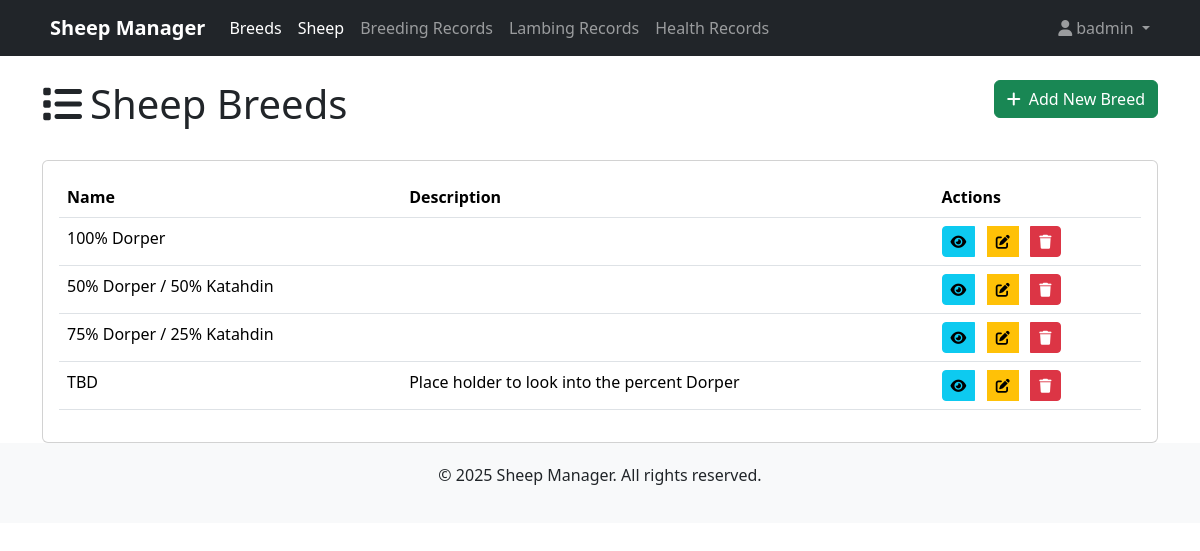
The page /sheep/breeds/ (signed in) on the database its author committed.
### sheep/models.py (models this page shows, shortened)
class Breed(models.Model):
    name = models.CharField(max_length=100, default='Dorper', unique=True)
    description = models.TextField(blank=True)

### sheep/views.py (the view)
# urls.py: path('breeds/', views.BreedListView.as_view(), name='breed-list'),
class BreedListView(LoginRequiredMixin, ListView):
    model = Breed
    template_name = 'sheep/breed_list.html'
    context_object_name = 'breeds'
    ordering = ['name']

### sheep/templates/sheep/breed_list.html (shortened to what this page needs)
{% extends 'base.html' %}
{% block content %}
<div class="row mb-4">
    <div class="col-md-8">
        <h1><i class="fas fa-list me-2"></i>Sheep Breeds</h1>
    </div>
    <div class="col-md-4 text-end">
        <a href="{% url 'breed-create' %}" class="btn btn-success">
            <i class="fas fa-plus me-2"></i>Add New Breed
        </a>
    </div>
</div>
<div class="card">
    <div class="card-body">
        {% if breeds %}
            <div class="table-responsive">
                <table class="table table-hover">
                    <thead>
                        <tr>
                            <th>Name</th>
                            <th>Description</th>
                            <th>Actions</th>
                        </tr>
                    </thead>
                    <tbody>
                        {% for breed in breeds %}
                            <tr>
                                <td>{{ breed.name }}</td>
                                <td>{{ breed.description|truncatechars:100 }}</td>
                                <td>
                                    <div class="btn-group" role="group">
                                        <a href="{% url 'breed-detail' breed.id %}" class="btn btn-sm btn-info">
                                            <i class="fas fa-eye"></i>
                                        </a>
                                        <a href="{% url 'breed-update' breed.id %}" class="btn btn-sm btn-warning">
                                            <i class="fas fa-edit"></i>
                                        </a>
                                        <a href="{% url 'breed-delete' breed.id %}" class="btn btn-sm btn-danger">
                                            <i class="fas fa-trash"></i>
                                        </a>
                                    </div>
                                </td>
                            </tr>
                        {% endfor %}
                    </tbody>
                </table>
            </div>
        {% else %}
            <div class="alert alert-info">
                No breeds have been added yet. <a href="{% url 'breed-create' %}">Add your first breed</a>.
            </div>
        {% endif %}
    </div>
</div>
{% endblock %}

### sheepflock/templates/base.html (shortened to what this page needs)
<!DOCTYPE html>
<html lang="en">
<head>
    <link href="https://cdn.jsdelivr.net/npm/bootstrap@5.3.2/dist/css/bootstrap.min.css" rel="stylesheet">
    <link rel="stylesheet" href="https://cdnjs.cloudflare.com/ajax/libs/font-awesome/6.4.2/css/all.min.css">
</head>
<body>
    <header>
        <nav class="navbar navbar-expand-lg navbar-dark bg-dark">
            <div class="container">
                <a class="navbar-brand" href="{% url 'home' %}">
                    Sheep Manager
                </a>
                <div class="collapse navbar-collapse" id="navbarNav">
                    <ul class="navbar-nav">
                        <li class="nav-item">
                            <a class="nav-link {% if 'breeds' in request.path %}active{% endif %}" href="{% url 'breed-list' %}">Breeds</a>
                        </li>
                        <li class="nav-item">
                            <a class="nav-link {% if 'sheep/' in request.path %}active{% endif %}" href="{% url 'sheep-list' %}">Sheep</a>
                        </li>
                        <li class="nav-item">
                            <a class="nav-link {% if 'breeding/' in request.path %}active{% endif %}" href="{% url 'breeding-record-list' %}">Breeding Records</a>
                        </li>
                        <li class="nav-item">
                            <a class="nav-link {% if 'lambing/' in request.path %}active{% endif %}" href="{% url 'lambing-record-list' %}">Lambing Records</a>
                        </li>
                        <li class="nav-item">
                            <a class="nav-link {% if 'health/' in request.path %}active{% endif %}" href="{% url 'health-record-list' %}">Health Records</a>
                        </li>
                    </ul>
                    <ul class="navbar-nav ms-auto">
                        {% if user.is_authenticated %}
                            <li class="nav-item dropdown">
                                <a class="nav-link dropdown-toggle" href="#" id="userDropdown" role="button" data-bs-toggle="dropdown" aria-expanded="false">
                                    <i class="fas fa-user me-1"></i>{{ user.username }}
                                </a>
                            </li>
                        {% else %}
                            <li class="nav-item">
                                <a class="nav-link" href="{% url 'login' %}">Login</a>
                            </li>
                        {% endif %}
                    </ul>
                </div>
            </div>
        </nav>
    </header>
    <main class="container mt-4">
        {% block content %}{% endblock %}
    </main>
    <footer class="footer mt-auto">
        <div class="container">
            <p>&copy; {% now "Y" %} Sheep Manager. All rights reserved.</p>
        </div>
    </footer>
</body>
</html>

### sheepflock/templates/base.html (style rules this page uses)
.navbar-brand { font-weight: bold; }
.footer { margin-top: 50px; padding: 20px 0; background-color: #f8f9fa; text-align: center; }

### rows shown on the page
Breed: name "100% Dorper"
Breed: name "50% Dorper / 50% Katahdin"
Breed: name "75% Dorper / 25% Katahdin"
Breed: name "TBD", description "Place holder to look into the percent Dorper"

### other values the page prints
{{ user.username }} "badmin"
